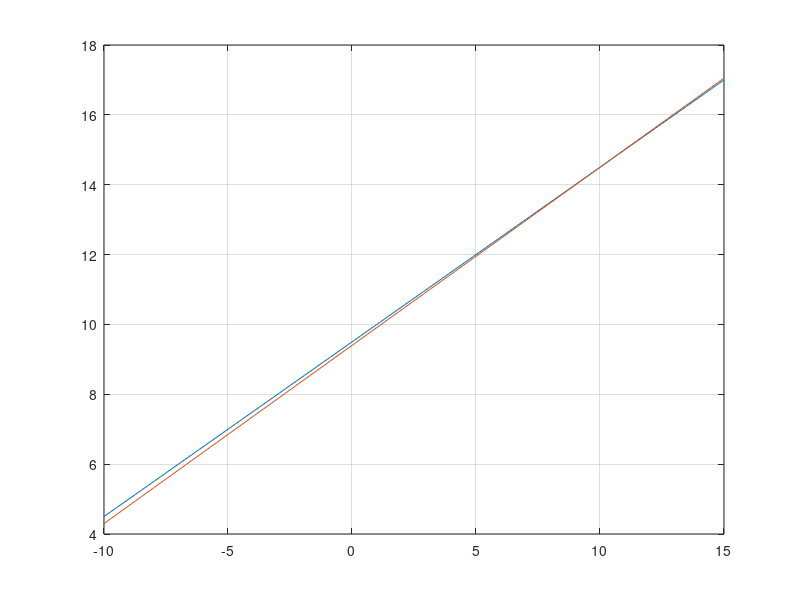

MATLAB code to generate this figure:
clear,clc;
x=linspace(-10,15)';
y =[9.5+0.5.*x (18.8+1.02.*x)./2];
plot(x,y),grid;
A = [0.5 -1;1.02 -2];
b=[-9.5 -18.8];
disp('Determinant:');
disp(det(A));
%A(1,1)=0.52;
x1= (A(2,2)*b(1) -A(1,2)*b(2))/det(A);
x2= (A(1,1)*b(2)-A(2,1)*b(1))/det(A);
disp('Solve by the elimination of unknowns');
disp(x1);
disp(x2);